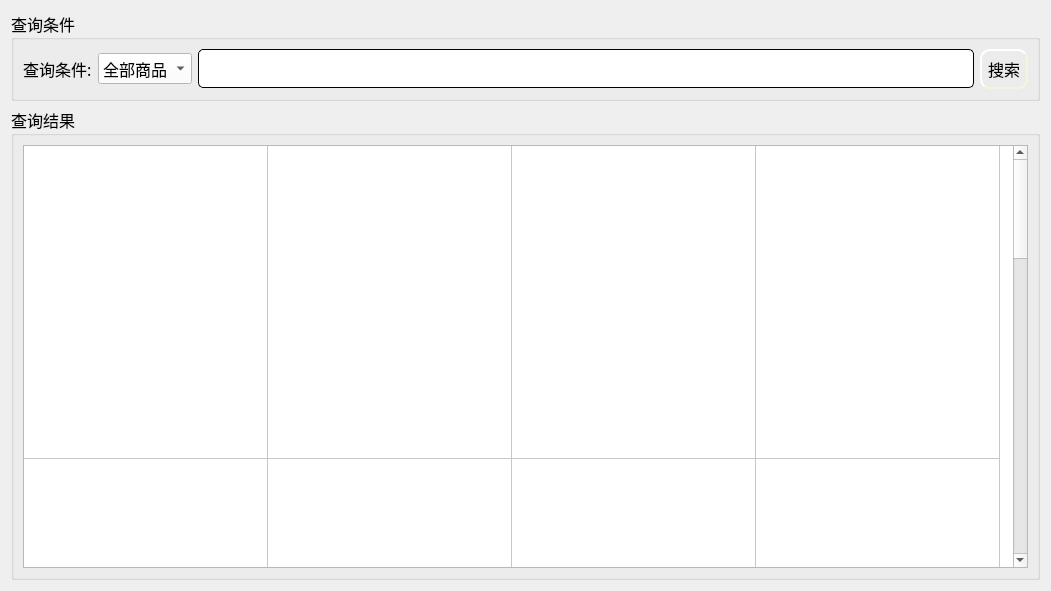
<?xml version="1.0" encoding="UTF-8"?>
<ui version="4.0">
 <class>FirstData</class>
 <widget class="QWidget" name="FirstData">
  <property name="geometry">
   <rect>
    <x>0</x>
    <y>0</y>
    <width>1051</width>
    <height>591</height>
   </rect>
  </property>
  <property name="windowTitle">
   <string>Form</string>
  </property>
  <layout class="QGridLayout" name="gridLayout_5">
   <item row="0" column="0">
    <layout class="QGridLayout" name="gridLayout_4">
     <item row="1" column="0">
      <widget class="QGroupBox" name="groupBox_2">
       <property name="font">
        <font>
         <family>微软雅黑</family>
         <pointsize>12</pointsize>
        </font>
       </property>
       <property name="title">
        <string>查询结果</string>
       </property>
       <layout class="QGridLayout" name="gridLayout_3">
        <item row="0" column="0">
         <widget class="QTableWidget" name="tableWidget">
          <property name="enabled">
           <bool>true</bool>
          </property>
          <property name="contextMenuPolicy">
           <enum>Qt::DefaultContextMenu</enum>
          </property>
          <property name="autoFillBackground">
           <bool>false</bool>
          </property>
          <property name="frameShape">
           <enum>QFrame::StyledPanel</enum>
          </property>
          <property name="frameShadow">
           <enum>QFrame::Sunken</enum>
          </property>
          <property name="verticalScrollBarPolicy">
           <enum>Qt::ScrollBarAsNeeded</enum>
          </property>
          <property name="horizontalScrollBarPolicy">
           <enum>Qt::ScrollBarAsNeeded</enum>
          </property>
          <property name="sizeAdjustPolicy">
           <enum>QAbstractScrollArea::AdjustIgnored</enum>
          </property>
          <property name="autoScroll">
           <bool>true</bool>
          </property>
          <property name="tabKeyNavigation">
           <bool>true</bool>
          </property>
          <property name="showDropIndicator" stdset="0">
           <bool>true</bool>
          </property>
          <property name="dragDropOverwriteMode">
           <bool>true</bool>
          </property>
          <property name="showGrid">
           <bool>true</bool>
          </property>
          <property name="gridStyle">
           <enum>Qt::SolidLine</enum>
          </property>
          <property name="wordWrap">
           <bool>true</bool>
          </property>
          <property name="cornerButtonEnabled">
           <bool>true</bool>
          </property>
          <property name="rowCount">
           <number>4</number>
          </property>
          <property name="columnCount">
           <number>4</number>
          </property>
          <attribute name="horizontalHeaderVisible">
           <bool>false</bool>
          </attribute>
          <attribute name="horizontalHeaderDefaultSectionSize">
           <number>244</number>
          </attribute>
          <attribute name="horizontalHeaderHighlightSections">
           <bool>true</bool>
          </attribute>
          <attribute name="verticalHeaderVisible">
           <bool>false</bool>
          </attribute>
          <attribute name="verticalHeaderDefaultSectionSize">
           <number>313</number>
          </attribute>
          <attribute name="verticalHeaderHighlightSections">
           <bool>true</bool>
          </attribute>
          <attribute name="verticalHeaderShowSortIndicator" stdset="0">
           <bool>false</bool>
          </attribute>
          <attribute name="verticalHeaderStretchLastSection">
           <bool>false</bool>
          </attribute>
          <row/>
          <row/>
          <row/>
          <row/>
          <column/>
          <column/>
          <column/>
          <column/>
         </widget>
        </item>
       </layout>
      </widget>
     </item>
     <item row="0" column="0">
      <widget class="QGroupBox" name="groupBox">
       <property name="sizePolicy">
        <sizepolicy hsizetype="Preferred" vsizetype="Preferred">
         <horstretch>0</horstretch>
         <verstretch>0</verstretch>
        </sizepolicy>
       </property>
       <property name="font">
        <font>
         <family>微软雅黑</family>
         <pointsize>12</pointsize>
        </font>
       </property>
       <property name="title">
        <string>查询条件</string>
       </property>
       <layout class="QGridLayout" name="gridLayout_2">
        <item row="0" column="0">
         <layout class="QGridLayout" name="gridLayout">
          <item row="0" column="0">
           <widget class="QLabel" name="label">
            <property name="text">
             <string>查询条件:</string>
            </property>
           </widget>
          </item>
          <item row="0" column="1">
           <widget class="QComboBox" name="comboBox">
            <property name="sizePolicy">
             <sizepolicy hsizetype="Preferred" vsizetype="Fixed">
              <horstretch>0</horstretch>
              <verstretch>0</verstretch>
             </sizepolicy>
            </property>
            <property name="font">
             <font>
              <family>微软雅黑</family>
              <pointsize>12</pointsize>
             </font>
            </property>
            <property name="styleSheet">
             <string notr="true">background-color: rgb(255, 255, 255);</string>
            </property>
            <item>
             <property name="text">
              <string>全部商品</string>
             </property>
            </item>
            <item>
             <property name="text">
              <string>商品名称</string>
             </property>
            </item>
            <item>
             <property name="text">
              <string>类别</string>
             </property>
            </item>
           </widget>
          </item>
          <item row="0" column="2">
           <widget class="QLineEdit" name="le_select">
            <property name="enabled">
             <bool>false</bool>
            </property>
            <property name="sizePolicy">
             <sizepolicy hsizetype="Expanding" vsizetype="Fixed">
              <horstretch>0</horstretch>
              <verstretch>0</verstretch>
             </sizepolicy>
            </property>
            <property name="styleSheet">
             <string notr="true">QLineEdit{
    border-style: outset;
    border-width: 1px;
    border-radius: 5px;

    min-width: 5em;
    padding: 6px;
}</string>
            </property>
           </widget>
          </item>
          <item row="0" column="3">
           <widget class="QPushButton" name="pb_select">
            <property name="sizePolicy">
             <sizepolicy hsizetype="Minimum" vsizetype="Fixed">
              <horstretch>0</horstretch>
              <verstretch>0</verstretch>
             </sizepolicy>
            </property>
            <property name="font">
             <font>
              <family>微软雅黑</family>
              <pointsize>12</pointsize>
             </font>
            </property>
            <property name="styleSheet">
             <string notr="true">QPushButton{
	background-image: url(:/ico/pb1.jpg);
    border-style: outset;
    border-width: 2px;
    border-radius: 10px;
    border-color: beige;
    min-width: 5em;
    padding: 6px;
}
QPushButton:hover
{
	
	background-image: url(:/ico/pb.jpg);
    border-style: inset;
}

QPushButton:pressed{
	
	background-image: url(:/ico/pb2.jpg);
    border-style: inset;
}


</string>
            </property>
            <property name="text">
             <string>搜索</string>
            </property>
           </widget>
          </item>
         </layout>
        </item>
       </layout>
      </widget>
     </item>
    </layout>
   </item>
  </layout>
 </widget>
 <resources/>
 <connections/>
</ui>
